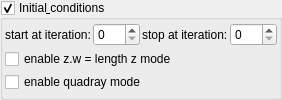
    <widget class="MyGroupBox" name="groupCheck_transf_function_enabled_false">
     <property name="title">
      <string>Initial&amp; conditions</string>
     </property>
     <property name="checkable">
      <bool>true</bool>
     </property>
     <layout class="QVBoxLayout" name="verticalLayout_22" stretch="0,0,0">
      <property name="spacing">
       <number>2</number>
      </property>
      <property name="leftMargin">
       <number>2</number>
      </property>
      <property name="topMargin">
       <number>2</number>
      </property>
      <property name="rightMargin">
       <number>2</number>
      </property>
      <property name="bottomMargin">
       <number>2</number>
      </property>
      <item>
       <layout class="QGridLayout" name="gridLayout_74">
        <property name="spacing">
         <number>2</number>
        </property>
        <item row="0" column="0">
         <widget class="QLabel" name="label_260">
          <property name="text">
           <string>start at iteration:</string>
          </property>
         </widget>
        </item>
        <item row="0" column="3">
         <widget class="MySpinBox" name="spinboxInt_transf_stop_iterations_D1">
          <property name="sizePolicy">
           <sizepolicy hsizetype="Minimum" vsizetype="Maximum">
            <horstretch>0</horstretch>
            <verstretch>0</verstretch>
           </sizepolicy>
          </property>
          <property name="maximum">
           <number>999</number>
          </property>
         </widget>
        </item>
        <item row="0" column="1">
         <widget class="MySpinBox" name="spinboxInt_transf_start_iterations_D">
          <property name="sizePolicy">
           <sizepolicy hsizetype="Minimum" vsizetype="Maximum">
            <horstretch>0</horstretch>
            <verstretch>0</verstretch>
           </sizepolicy>
          </property>
          <property name="maximum">
           <number>999</number>
          </property>
         </widget>
        </item>
        <item row="0" column="2">
         <widget class="QLabel" name="label_261">
          <property name="text">
           <string>stop at iteration:</string>
          </property>
         </widget>
        </item>
       </layout>
      </item>
      <item>
       <widget class="MyCheckBox" name="checkBox_transf_function_enabledA_false">
        <property name="text">
         <string>enable z.w = length z mode</string>
        </property>
       </widget>
      </item>
      <item>
       <widget class="MyCheckBox" name="checkBox_transf_function_enabledB_false">
        <property name="text">
         <string>enable quadray mode</string>
        </property>
       </widget>
      </item>
     </layout>
    </widget>
